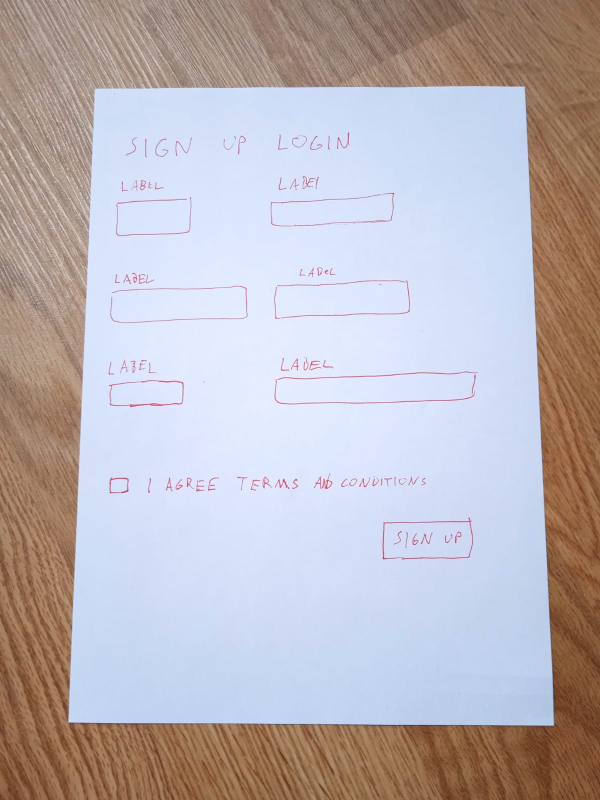
#> input picture Utils/east-text-detection/test_img.jpg, 1200 x 1600 px (shown at 1/2 size)
$ jupyter execute --allow-errors ocr.ipynb
#> lines starting #> are read from the running program, lines starting #| are printed output that depends on the picture
#> further down, image is the input picture: shape (1600, 1200, 3); mean B, G, R 186.9, 181.1, 187.5
[cell 1]
#Download east weights from here https://www.dropbox.com/scl/fi/buzhchmq1p65y6lkxlci5/frozen_east_text_detection.pb?rlkey=g3ms0cx0s7cq02uiptgrp19xz&st=zhs6zncg&dl=0

[cell 2]
import os, sys
import numpy as np
import cv2
import time
from imutils.object_detection import non_max_suppression
from PIL import Image

txt_images = list()

def east_detect(image):
    layerNames = [
    	"feature_fusion/Conv_7/Sigmoid",
    	"feature_fusion/concat_3"]

    orig = image.copy()

    if len(image.shape) == 2:
        image = cv2.cvtColor(image, cv2.COLOR_GRAY2RGB)

    (H, W) = image.shape[:2]
#> H = 1600; W = 1200

    # set the new width and height and then determine the ratio in change
    # for both the width and height: Should be multiple of 32
    (newW, newH) = (640, 640)

    rW = W / float(newW)
#> rW = 1.88
    rH = H / float(newH)
#> rH = 2.5

    # resize the image and grab the new image dimensions
    image = cv2.resize(image, (newW, newH))
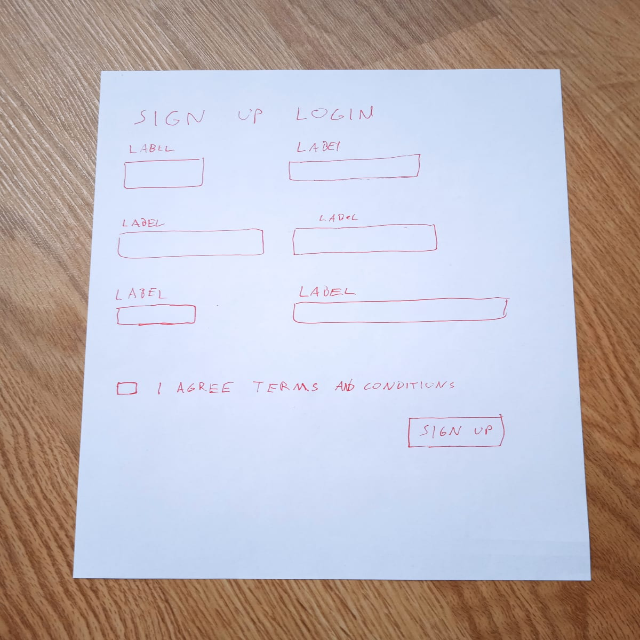
#> image: shape (640, 640, 3); mean of channels 0, 1, 2 186.9, 181, 187.5; drawn as B, G, R

    (H, W) = image.shape[:2]
#> H = 640; W = 640

    net = cv2.dnn.readNet("frozen_east_text_detection.pb")

    blob = cv2.dnn.blobFromImage(image, 1.0, (W, H),
    	(123.68, 116.78, 103.94), swapRB=True, crop=False)

    start = time.time()

    net.setInput(blob)

    (scores, geometry) = net.forward(layerNames)

    (numRows, numCols) = scores.shape[2:4]
    rects = []
    confidences = []
    # loop over the number of rows
    for y in range(0, numRows):
        # extract the scores (probabilities), followed by the geometrical
        # data used to derive potential bounding box coordinates that
        # surround text
        scoresData = scores[0, 0, y]
        xData0 = geometry[0, 0, y]
        xData1 = geometry[0, 1, y]
        xData2 = geometry[0, 2, y]
        xData3 = geometry[0, 3, y]
        anglesData = geometry[0, 4, y]

        for x in range(0, numCols):
    		# if our score does not have sufficient probability, ignore it
            # Set minimum confidence as required
            if scoresData[x] < 0.5:
                continue
    		# compute the offset factor as our resulting feature maps will
            #  x smaller than the input image
            (offsetX, offsetY) = (x * 4.0, y * 4.0)
            # extract the rotation angle for the prediction and then
            # compute the sin and cosine
            angle = anglesData[x]
            cos = np.cos(angle)
            sin = np.sin(angle)
            # use the geometry volume to derive the width and height of
            # the bounding box
            h = xData0[x] + xData2[x]
            w = xData1[x] + xData3[x]
            # compute both the starting and ending (x, y)-coordinates for
            # the text prediction bounding box
            endX = int(offsetX + (cos * xData1[x]) + (sin * xData2[x]))
            endY = int(offsetY - (sin * xData1[x]) + (cos * xData2[x]))
            startX = int(endX - w)
            startY = int(endY - h)
            # add the bounding box coordinates and probability score to
            # our respective lists
            rects.append((startX, startY, endX, endY))
            confidences.append(scoresData[x])

    boxes = non_max_suppression(np.array(rects), probs=confidences)
    scaled_boxes = []
    # loop over the bounding boxes
    for (startX, startY, endX, endY) in boxes:
        # scale the bounding box coordinates based on the respective
        # ratios
        startX = int(startX * rW)
        startY = int(startY * rH)
        endX = int(endX * rW)
        endY = int(endY * rH)
        scaled_boxes.append((startX,startY,endX,endY))
        # draw the bounding box on the image
        cv2.rectangle(orig, (startX, startY), (endX, endY), (0, 255, 0), 2)
        txt_images.append(Image.fromarray(orig[startY:endY, startX:endX]))


    print(time.time() - start)
    return orig, scaled_boxes

[cell 3]
image = cv2.imread("test_img.jpg")

#> (the rest of this cell did not finish here and is left out)
